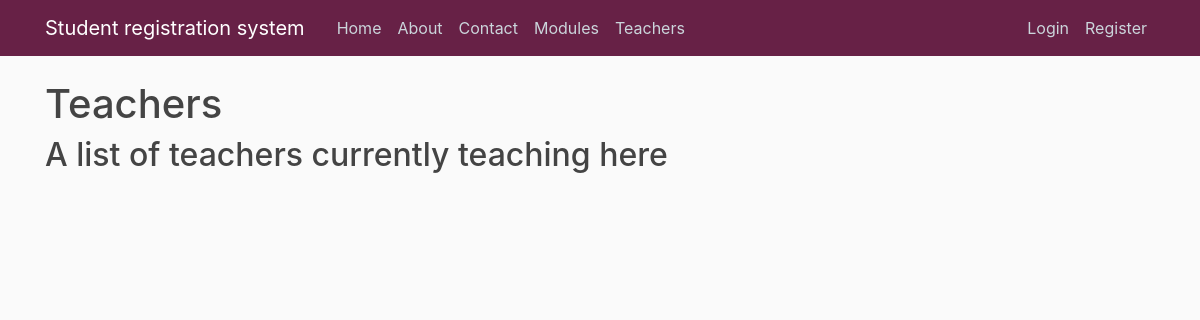
Before: /teachers with the older database file.
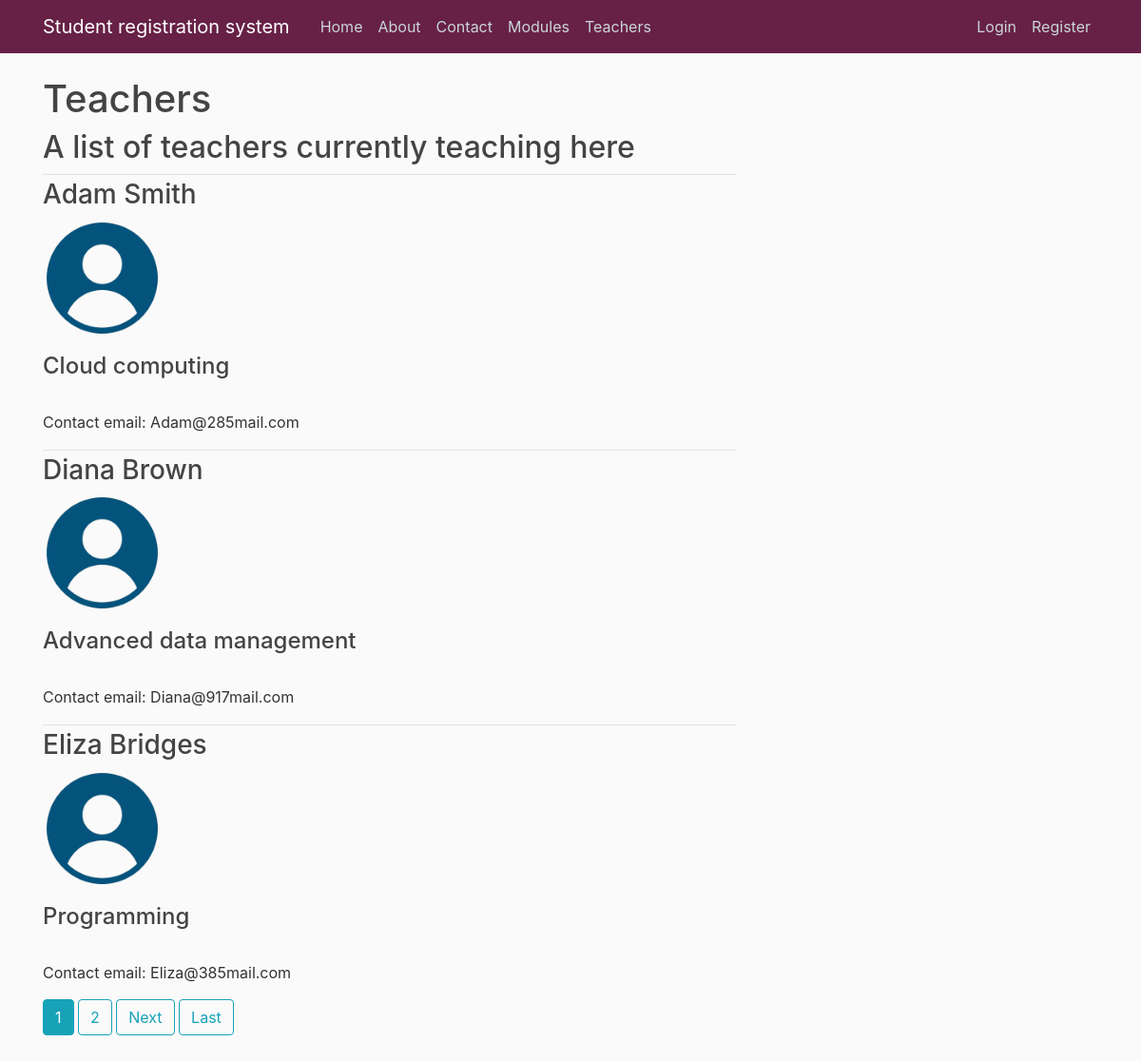
After: the same page with the newer database file.
### ModuleRegistrationSystem/models.py (models this page shows, shortened)
class Teacher(models.Model):
    Name = models.CharField(max_length = 15 ,null = False)
    Email = models.EmailField(null = False)
    Picture = models.ImageField(default = 'default.png', upload_to= 'profile_pics')
    Module = models.ForeignKey(Module, null = True, on_delete = models.DO_NOTHING)

class Module(models.Model):
    name = models.CharField(max_length= 40)
    code = models.CharField(max_length= 4, primary_key= 'code')
    credit = models.IntegerField(choices= [(20, 20), (40, 40), (60, 60)])
    category = models.CharField(max_length= 20, choices= [('In-person', 'In person'), ('Online', 'Online')])
    description = models.TextField()
    availability = models.BooleanField(default=True)
    courses_Allowed_To_Register = models.ManyToManyField(Course)
    def __str__(self):
        return f'{self.name}'

### ModuleRegistrationSystem/views.py (the view)
# urls.py: path('teachers', TeacherListView.as_view(), name='teachers'),
class TeacherListView(ListView):
        model = Teacher
        template_name = 'ModuleRegistrationSystem/teachers.html'
        context_object_name = 'teachers'
        ordering = ['Name']
        paginate_by = 3

### ModuleRegistrationSystem/templates/ModuleRegistrationSystem/teachers.html (shortened to what this page needs)
{% extends "ModuleRegistrationSystem/base.html" %}
{% block content %}
    <h1>Teachers</h1>
        <h2>A list of teachers currently teaching here</h2>
        {% for teacher in teachers %}
        <div class="article-metadata"></div>
            <h3>{{ teacher.Name }}</h3>
            <img class="rounded-circle account-img" src="{{teacher.Picture.url}}">
                <h4>{{ teacher.Module }}</h4>
            <p>Contact email: {{ teacher.Email }}</p>
        {% endfor %}
{% if is_paginated %}
{% for num in page_obj.paginator.page_range %}
{% if page_obj.number == num %}
<a class="btn btn-info mb-4" href="?page={{num}}">{{num}}</a>
{% elif num > page_obj.number|add:'-3' and num < page_obj.number|add:'3' %}
<a class="btn btn-outline-info mb-4" href="?page={{num}}">{{num}}</a>
{% endif %}
{% endfor %}
{% if page_obj.has_next %}
<a class="btn btn-outline-info mb-4" href="?page={{page_obj.next_page_number}}">Next</a>
<a class="btn btn-outline-info mb-4" href="?page={{page_obj.paginator.num_pages}}">Last</a>
{% endif %}
{% endif %}
{% endblock content %}

### ModuleRegistrationSystem/templates/ModuleRegistrationSystem/base.html (shortened to what this page needs)
{% load static %}
<!DOCTYPE html>
<html>
<head>
    <link rel="stylesheet" href="https://cdn.jsdelivr.net/npm/bootstrap@4.0.0/dist/css/bootstrap.min.css">
    <link rel="stylesheet" type="text/css" href="{% static 'css/styles.css' %}" />
</head>
<body>
    <div class="container">
        <header class="site-header">
            <nav class="navbar navbar-expand-md navbar-dark bg-steel fixed-top">
                <div class="container">
                <a class="navbar-brand mr-4" href="{% url 'ModuleRegistrationSystem:home' %}">Student registration system</a>
                <div class="collapse navbar-collapse" id="navbarToggle">
                    <div class="navbar-nav mr-auto">
                        <a class="nav-item nav-link" href="{% url 'ModuleRegistrationSystem:home' %}">Home</a>
                        <a class="nav-item nav-link" href="{% url 'ModuleRegistrationSystem:about' %}">About</a>
                        <a class="nav-item nav-link" href="{% url 'ModuleRegistrationSystem:contact' %}">Contact</a>
                        <a class="nav-item nav-link" href="{% url 'ModuleRegistrationSystem:modules' %}">Modules</a>
                        <a class="nav-item nav-link" href="{% url 'ModuleRegistrationSystem:teachers' %}">Teachers</a>
                    </div>
                    <div class="navbar-nav">
                        {% if user.is_authenticated %}
                            <a class="nav-item nav-link" href="{% url 'studentAccount' %}">Student account</a>
                            <a class="nav-item nav-link" href="{% url 'logout' %}">Logout</a>
                        {% else %}
                            <a class="nav-item nav-link" href="{% url 'login' %}">Login</a>
                    <a class="nav-item nav-link" href="{% url 'register' %}">Register</a>
                        {% endif %}
                    </div>
                </div>
                </div>
            </nav>
        </header>
        <div class="row">
            <div class="col-md-8">
            {% block content %}{% endblock %}
            </div>
        </div>
    </div>
</body>
</html>

### ModuleRegistrationSystem/static/css/styles.css (style rules this page uses)
html { position: relative; min-height: 100%; }
body { background: #fafafa; color: #333333; margin-top: 5rem; margin-bottom: 50px; }
h1, h2, h3, h4, h5, h6 { color: #444444; }
.bg-steel { background-color: #672146; }
.site-header .navbar-nav .nav-link { color: #cbd5db; }
.article-metadata { padding-bottom: 1px; margin-bottom: 4px; border-bottom: 1px solid #e3e3e3 }
.account-img { height: 125px; width: 125px; margin-right: 20px; margin-bottom: 16px; }

Changed rows visible on the page:
added Teacher: Name "Adam Smith", Picture (placeholder picture), Module "Cloud computing", Email "Adam@285mail.com"
added Teacher: Name "Diana Brown", Picture (placeholder picture), Module "Advanced data management", Email "Diana@917mail.com"
added Teacher: Name "Eliza Bridges", Picture (placeholder picture), Module "Programming", Email "Eliza@385mail.com"
Other visible differences:
new list line: "1"
new list line: "2"
text now shown: "Next Last"
